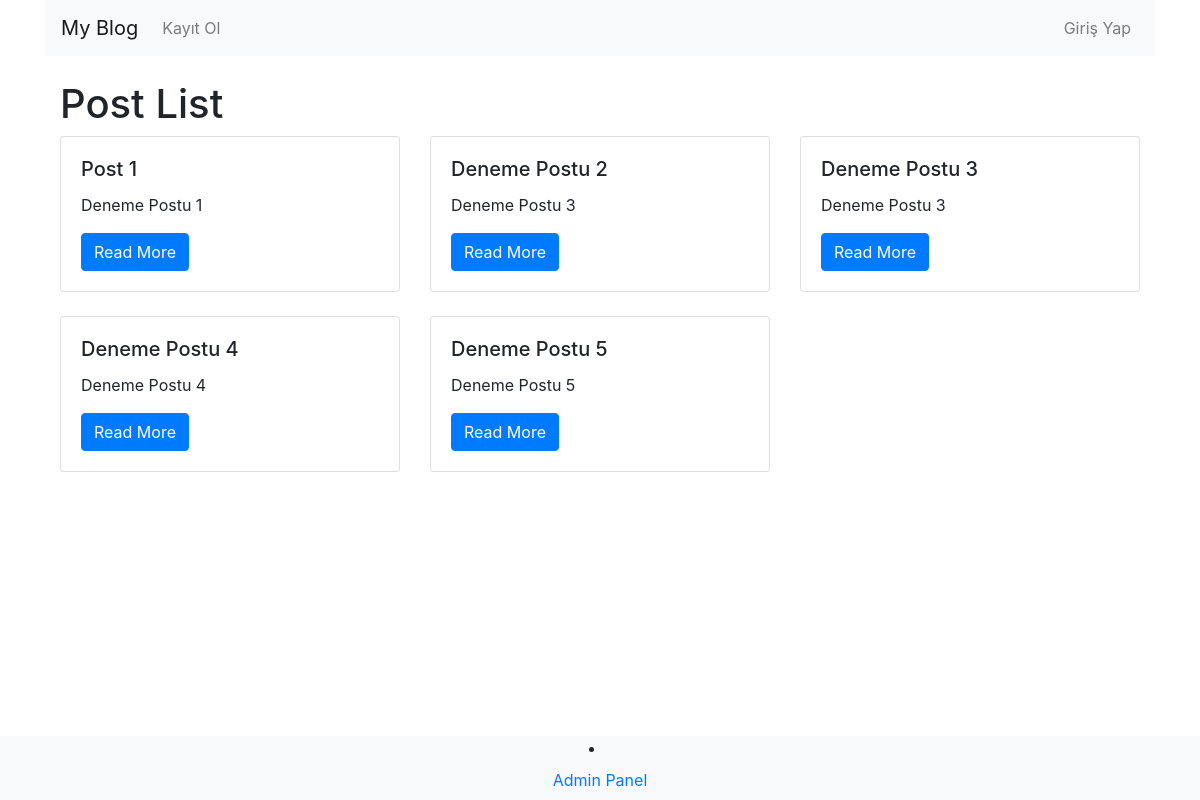
Before: / with the older database file.
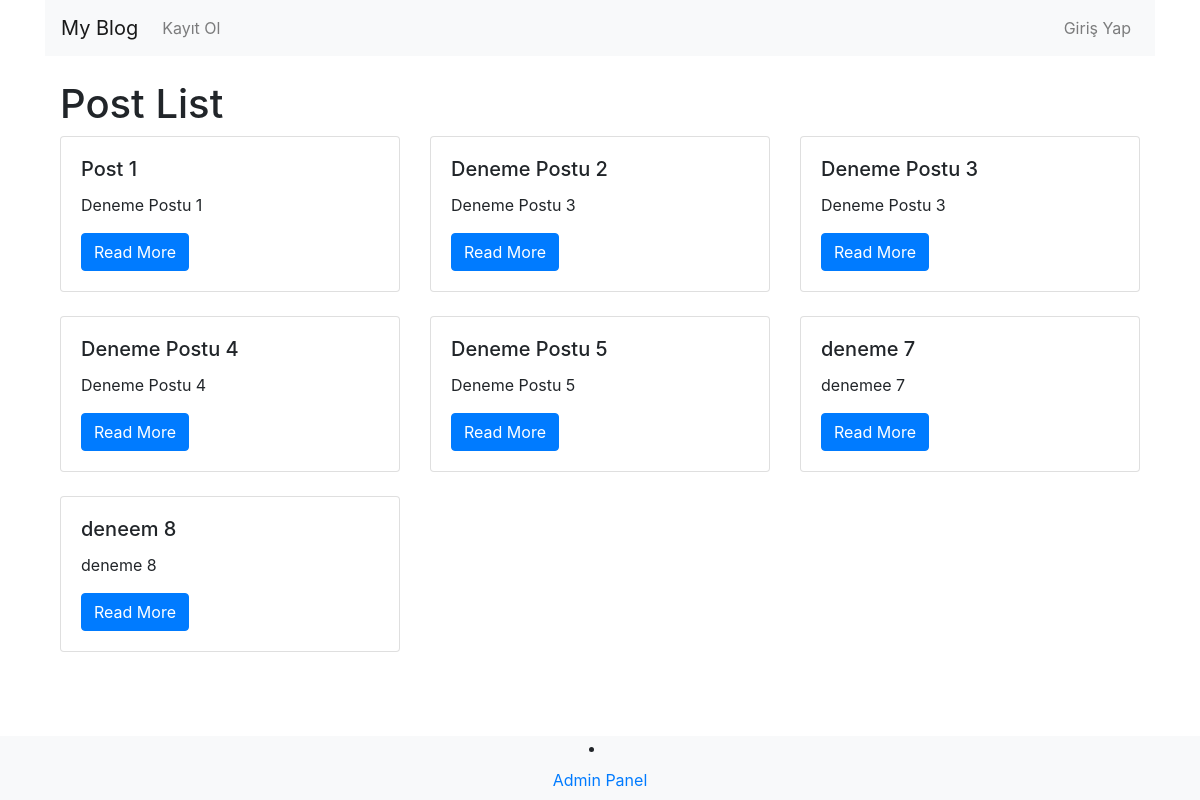
After: the same page with the newer database file.
### myapp/models.py (models this page shows, shortened)
class Post(models.Model):
    user = models.ForeignKey(User, on_delete=models.CASCADE)
    title = models.CharField(max_length=200)
    description = models.TextField()
    image = models.ImageField(upload_to='posts/', blank=True, null=True)
    is_deleted = models.BooleanField(default=False)
    user = models.ForeignKey(User, on_delete=models.CASCADE, null=True)
    class Meta:
        app_label = 'myapp'

### myapp/views.py (the view)
# urls.py: path('', views.post_list, name='post_list'),
def post_list(request):
    if request.user.is_authenticated:
        posts = Post.objects.filter(is_deleted=False, user=request.user)
    else:
        posts = Post.objects.filter(is_deleted=False)
    return render(request, 'myapp/post_list.html', {'posts': posts})

### myapp/templates/myapp/post_list.html (shortened to what this page needs)
{% extends 'base.html' %}
{% block content %}
    <h1>Post List</h1>
    <div class="row">
        {% for post in posts %}
            <div class="col-md-4 mb-4">
                <div class="card">
                    <div class="card-body">
                        <h5 class="card-title">{{ post.title }}</h5>
                        <p class="card-text">{{ post.description }}</p>
                        <a href="{% url 'post_detail' post.id %}" class="btn btn-primary">Read More</a>
                    </div>
                </div>
            </div>
        {% endfor %}
    </div>
{% endblock %}

Changed rows visible on the page:
added Post: title "deneme 7", description "denemee 7"
added Post: title "deneem 8", description "deneme 8"
